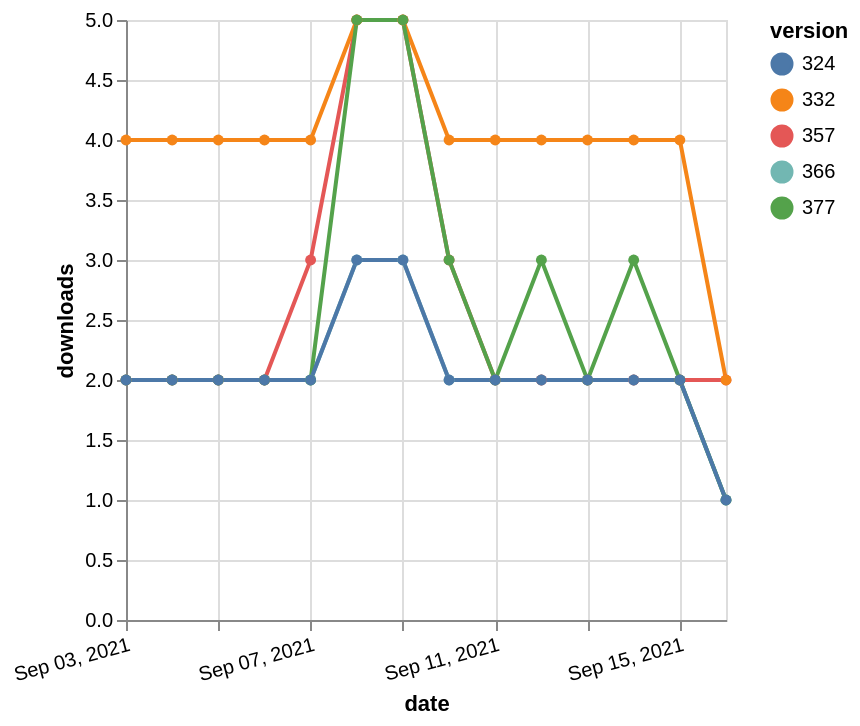

Source (Vega-Lite JSON):
### Vega-Lite specification from a JSON file in a GitHub repository (floating-point values rounded to 4 significant figures)
{"$schema": "https://vega.github.io/schema/vega-lite/v5.json", "description": "A simple bar chart with embedded data.", "data": {"values": [{"date": "2021-09-03", "total": 2301, "delta": 2, "version": "366"}, {"date": "2021-09-04", "total": 2303, "delta": 2, "version": "366"}, {"date": "2021-09-05", "total": 2305, "delta": 2, "version": "366"}, {"date": "2021-09-06", "total": 2307, "delta": 2, "version": "366"}, {"date": "2021-09-07", "total": 2309, "delta": 2, "version": "366"}, {"date": "2021-09-08", "total": 2312, "delta": 3, "version": "366"}, {"date": "2021-09-09", "total": 2315, "delta": 3, "version": "366"}, {"date": "2021-09-10", "total": 2317, "delta": 2, "version": "366"}, {"date": "2021-09-11", "total": 2319, "delta": 2, "version": "366"}, {"date": "2021-09-12", "total": 2321, "delta": 2, "version": "366"}, {"date": "2021-09-13", "total": 2323, "delta": 2, "version": "366"}, {"date": "2021-09-14", "total": 2325, "delta": 2, "version": "366"}, {"date": "2021-09-15", "total": 2327, "delta": 2, "version": "366"}, {"date": "2021-09-16", "total": 2328, "delta": 1, "version": "366"}, {"date": "2021-09-03", "total": 2896, "delta": 2, "version": "357"}, {"date": "2021-09-04", "total": 2898, "delta": 2, "version": "357"}, {"date": "2021-09-05", "total": 2900, "delta": 2, "version": "357"}, {"date": "2021-09-06", "total": 2902, "delta": 2, "version": "357"}, {"date": "2021-09-07", "total": 2905, "delta": 3, "version": "357"}, {"date": "2021-09-08", "total": 2910, "delta": 5, "version": "357"}, {"date": "2021-09-09", "total": 2915, "delta": 5, "version": "357"}, {"date": "2021-09-10", "total": 2918, "delta": 3, "version": "357"}, {"date": "2021-09-11", "total": 2920, "delta": 2, "version": "357"}, {"date": "2021-09-12", "total": 2922, "delta": 2, "version": "357"}, {"date": "2021-09-13", "total": 2924, "delta": 2, "version": "357"}, {"date": "2021-09-14", "total": 2926, "delta": 2, "version": "357"}, {"date": "2021-09-15", "total": 2928, "delta": 2, "version": "357"}, {"date": "2021-09-16", "total": 2930, "delta": 2, "version": "357"}, {"date": "2021-09-03", "total": 4953, "delta": 4, "version": "332"}, {"date": "2021-09-04", "total": 4957, "delta": 4, "version": "332"}, {"date": "2021-09-05", "total": 4961, "delta": 4, "version": "332"}, {"date": "2021-09-06", "total": 4965, "delta": 4, "version": "332"}, {"date": "2021-09-07", "total": 4969, "delta": 4, "version": "332"}, {"date": "2021-09-08", "total": 4974, "delta": 5, "version": "332"}, {"date": "2021-09-09", "total": 4979, "delta": 5, "version": "332"}, {"date": "2021-09-10", "total": 4983, "delta": 4, "version": "332"}, {"date": "2021-09-11", "total": 4987, "delta": 4, "version": "332"}, {"date": "2021-09-12", "total": 4991, "delta": 4, "version": "332"}, {"date": "2021-09-13", "total": 4995, "delta": 4, "version": "332"}, {"date": "2021-09-14", "total": 4999, "delta": 4, "version": "332"}, {"date": "2021-09-15", "total": 5003, "delta": 4, "version": "332"}, {"date": "2021-09-16", "total": 5005, "delta": 2, "version": "332"}, {"date": "2021-09-03", "total": 2104, "delta": 2, "version": "377"}, {"date": "2021-09-04", "total": 2106, "delta": 2, "version": "377"}, {"date": "2021-09-05", "total": 2108, "delta": 2, "version": "377"}, {"date": "2021-09-06", "total": 2110, "delta": 2, "version": "377"}, {"date": "2021-09-07", "total": 2112, "delta": 2, "version": "377"}, {"date": "2021-09-08", "total": 2117, "delta": 5, "version": "377"}, {"date": "2021-09-09", "total": 2122, "delta": 5, "version": "377"}, {"date": "2021-09-10", "total": 2125, "delta": 3, "version": "377"}, {"date": "2021-09-11", "total": 2127, "delta": 2, "version": "377"}, {"date": "2021-09-12", "total": 2130, "delta": 3, "version": "377"}, {"date": "2021-09-13", "total": 2132, "delta": 2, "version": "377"}, {"date": "2021-09-14", "total": 2135, "delta": 3, "version": "377"}, {"date": "2021-09-15", "total": 2137, "delta": 2, "version": "377"}, {"date": "2021-09-16", "total": 2138, "delta": 1, "version": "377"}, {"date": "2021-09-03", "total": 2620, "delta": 2, "version": "324"}, {"date": "2021-09-04", "total": 2622, "delta": 2, "version": "324"}, {"date": "2021-09-05", "total": 2624, "delta": 2, "version": "324"}, {"date": "2021-09-06", "total": 2626, "delta": 2, "version": "324"}, {"date": "2021-09-07", "total": 2628, "delta": 2, "version": "324"}, {"date": "2021-09-08", "total": 2631, "delta": 3, "version": "324"}, {"date": "2021-09-09", "total": 2634, "delta": 3, "version": "324"}, {"date": "2021-09-10", "total": 2636, "delta": 2, "version": "324"}, {"date": "2021-09-11", "total": 2638, "delta": 2, "version": "324"}, {"date": "2021-09-12", "total": 2640, "delta": 2, "version": "324"}, {"date": "2021-09-13", "total": 2642, "delta": 2, "version": "324"}, {"date": "2021-09-14", "total": 2644, "delta": 2, "version": "324"}, {"date": "2021-09-15", "total": 2646, "delta": 2, "version": "324"}, {"date": "2021-09-16", "total": 2647, "delta": 1, "version": "324"}]}, "width": "container", "mark": {"type": "line", "point": {"filled": true}}, "encoding": {"x": {"field": "date", "type": "temporal", "timeUnit": "yearmonthdate", "title": "date", "axis": {"labelAngle": -15}}, "y": {"field": "delta", "type": "quantitative", "title": "downloads"}, "color": {"field": "version", "type": "nominal"}, "tooltip": {"field": "delta"}}}
